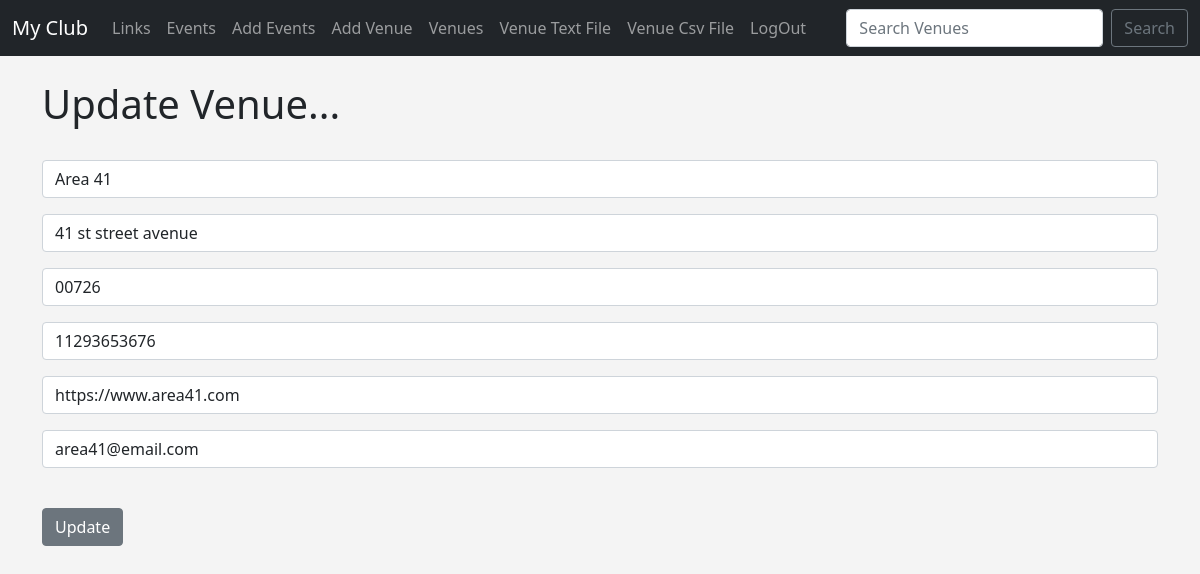
The app's page /update_venue/2 (signed in) with its own data.
### events/models.py (models this page shows, shortened)
class Venue(models.Model):
    name = models.CharField('Venue Name', max_length=120)
    address = models.CharField(max_length=300)
    zip_code = models.CharField('Zip Code', max_length=20)
    phone = models.CharField('Contact Phone', max_length=25, blank=True)
    website = models.URLField('Website Address', blank=True)
    email_address = models.EmailField('Email', max_length=255, blank=True)
    owner = models.IntegerField("Venue Owner",blank=False, default=1)

### events/views.py (the view)
# urls.py: path('update_venue/<venue_id>',views.update_venue, name='update-venue'),
def update_venue(request, venue_id):
    venue = Venue.objects.get(pk=venue_id)
    form = VenueForm(request.POST or None, instance=venue)
    if form.is_valid():
        form.save()
        return redirect('list-venues')
    context = {
        'venue': venue,
        'form': form
    }
    return render(request, 'events/update_venue.html', context)

### events/forms.py
class VenueForm(ModelForm):
    class Meta:
        model = Venue
        fields = ('name', 'address', 'zip_code', 'phone', 'website', 'email_address')
        labels = {
            'name': '',
            'address': '',
            'zip_code': '',
            'phone': '',
            'website': '',
            'email_address': ''
        }
        widgets = {
            'name': forms.TextInput(attrs={'class': 'form-control', 'placeholder': 'Venue Name'}),
            'address': forms.TextInput(attrs={'class': 'form-control', 'placeholder': 'Address'}),
            'zip_code': forms.TextInput(attrs={'class': 'form-control', 'placeholder': 'Zip Code'}),
            'phone': forms.TextInput(attrs={'class': 'form-control', 'placeholder': 'Phone'}),
            'website': forms.TextInput(attrs={'class': 'form-control', 'placeholder': 'Web Address'}),
            'email_address': forms.EmailInput(attrs={'class': 'form-control', 'placeholder': 'Email'})
        }

### Template/events/update_venue.html (shortened to what this page needs)
{% extends 'events/base.html' %}
{% block content %}
{% if user.is_authenticated %}
    <h1>Update Venue...</h1>
    <br>
    <form action="#" method=POST>
        {{form.as_p}}
        <br/>
        <input type="submit" value="Update" class="btn btn-secondary"/>
    </form>
{% else %}
    <h1>Sorry You Must Be Logged In To View This Page...</h1>
    <a href = "{% url 'login' %}">Login Here</a>
{% endif %}
{% endblock %}

### Template/events/base.html (style rules this page uses)
body { background-color: #f4f4f4; }

### records on screen
Venue: name "Area 41", address "41 st street avenue", zip_code "00726", phone "11293653676", website "https://www.area41.com", email_address "area41@email.com"
